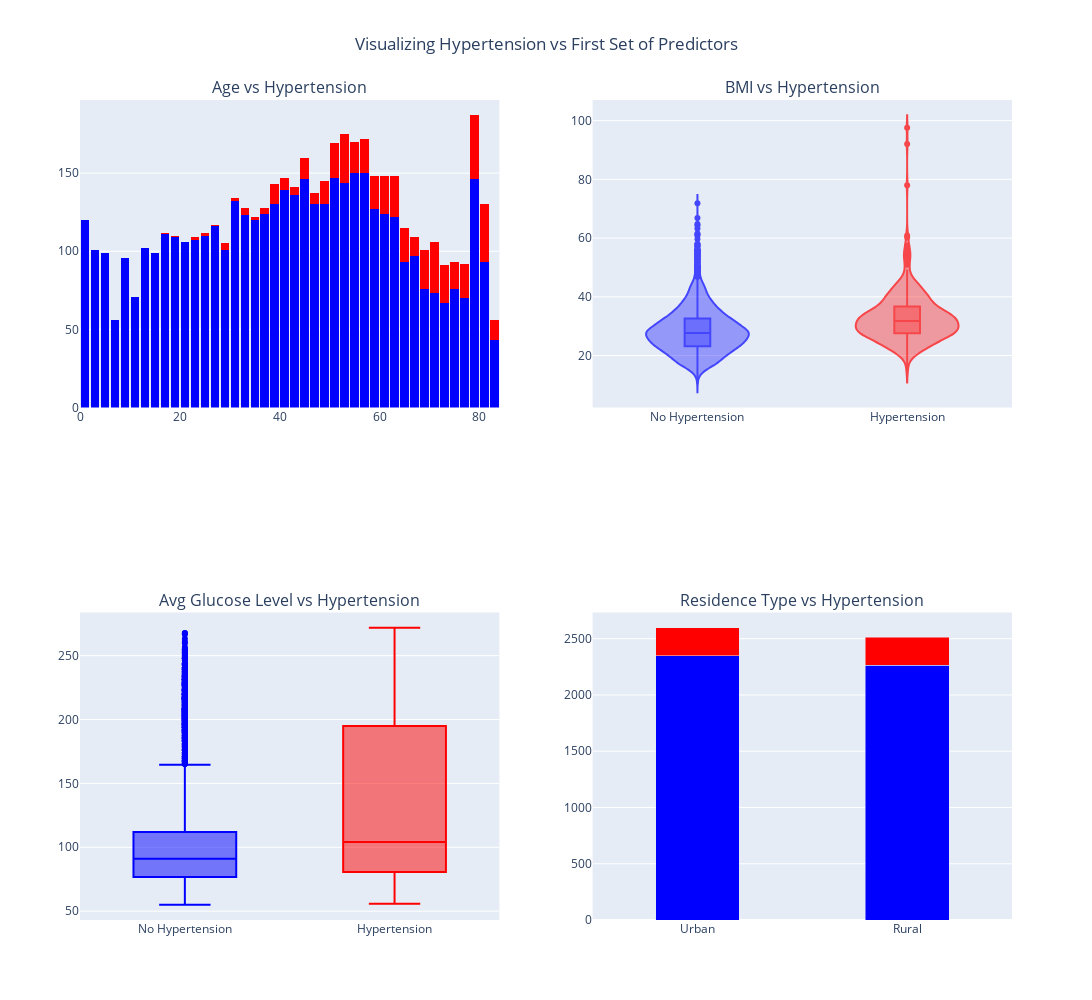

The notebook cell saved with this chart:
### Code cell
import plotly.graph_objects as go
from plotly.subplots import make_subplots

# Create subplots (4 rows, 2 columns)
fig2 = make_subplots(rows=2, cols=2, 
                     subplot_titles=("Age vs Hypertension", 
                                     "BMI vs Hypertension", 
                                     "Avg Glucose Level vs Hypertension", 
                                     "Residence Type vs Hypertension"), 
                     row_heights=[0.5, 0.5],
                     column_widths=[0.25, 0.25])

fig2.update_layout(
    title_text="Visualizing Hypertension vs First Set of Predictors", 
    height=1200,  # Increase height if necessary
    width=1000,   # Adjust width as needed
    showlegend=False,
    bargap=0.15, 
    barmode='stack',
    title_x=0.5
)

# ---- Plot 1: Age vs Hypertension (Histogram) ----
plot1 = go.Histogram(x=stroke_df[stroke_df['hypertension'] == 0]['age'], 
                            name="No Hypertension", marker_color='blue')
plot_1 = go.Histogram(x=stroke_df[stroke_df['hypertension'] == 1]['age'], 
                            name="Hypertension", marker_color='red')

fig2.add_trace(plot1, row=1, col=1)
fig2.add_trace(plot_1, row=1, col=1)

# ---- Plot 2: BMI vs Hypertension (Violin Plot) ----
plot2 = go.Violin(y=stroke_df[stroke_df['hypertension'] == 0]['bmi'], 
                      name="No Hypertension", marker_color='blue', box_visible=True, opacity=0.7)
plot_2 = go.Violin(y=stroke_df[stroke_df['hypertension'] == 1]['bmi'], 
                      name="Hypertension", marker_color='red', box_visible=True, opacity=0.7)

fig2.add_trace(plot2, row=1, col=2)
fig2.add_trace(plot_2, row=1, col=2)

# ---- Plot 3: Avg Glucose Level vs Hypertension (Box Plot) ----
plot3 = go.Box(y=stroke_df[stroke_df['hypertension'] == 0]['avg_glucose_level'], 
                      name="No Hypertension", marker_color='blue')
plot_3 = go.Box(y=stroke_df[stroke_df['hypertension'] == 1]['avg_glucose_level'], 
                      name="Hypertension", marker_color='red')

fig2.add_trace(plot3, row=2, col=1)
fig2.add_trace(plot_3, row=2, col=1)

# ---- Plot 4: Residence Type vs Hypertension (Bar Plot) ----
plot4 = go.Bar(x=stroke_df[stroke_df['hypertension'] == 0]['Residence_type'].value_counts().index,
                      y=stroke_df[stroke_df['hypertension'] == 0]['Residence_type'].value_counts(), 
                      name="No Hypertension", marker_color='blue', width=0.4)

plot_4 = go.Bar(x=stroke_df[stroke_df['hypertension'] == 1]['Residence_type'].value_counts().index,
                      y=stroke_df[stroke_df['hypertension'] == 1]['Residence_type'].value_counts(), 
                      name="Hypertension", marker_color='red', width=0.4)

fig2.add_trace(plot4, row=2, col=2)
fig2.add_trace(plot_4, row=2, col=2)

# ---- Update Layout for Second Set of Plots ----
fig2.update_layout(title_text="Visualizing Hypertension vs First Set of Predictors", height=1000, width=1200, 
                  showlegend=False,
                  bargap=0.15, # space between bars within a group
                  barmode='stack',  # to stack the bars for better visibility
                  title_x=0.5)  # center the title

# Show the second set of visualizations
fig2.show()

### Figure 1 — Plotly figure (JSON) as saved in the notebook; plotly's stock layout.template omitted (floating-point values rounded to 4 significant figures; data arrays with more than 128 entries replaced by an {"elided": "..."} marker saying what was removed)
{"data": [{"marker": {"color": "blue"}, "name": "No Hypertension", "type": "histogram", "x": {"elided": "4612 float values"}, "xaxis": "x", "yaxis": "y"}, {"marker": {"color": "red"}, "name": "Hypertension", "type": "histogram", "x": {"elided": "498 int values"}, "xaxis": "x", "yaxis": "y"}, {"box": {"visible": true}, "marker": {"color": "blue"}, "name": "No Hypertension", "opacity": 0.7, "type": "violin", "xaxis": "x2", "y": {"elided": "4612 float values"}, "yaxis": "y2"}, {"box": {"visible": true}, "marker": {"color": "red"}, "name": "Hypertension", "opacity": 0.7, "type": "violin", "xaxis": "x2", "y": {"elided": "498 float values"}, "yaxis": "y2"}, {"marker": {"color": "blue"}, "name": "No Hypertension", "type": "box", "xaxis": "x3", "y": {"elided": "4612 float values"}, "yaxis": "y3"}, {"marker": {"color": "red"}, "name": "Hypertension", "type": "box", "xaxis": "x3", "y": {"elided": "498 float values"}, "yaxis": "y3"}, {"marker": {"color": "blue"}, "name": "No Hypertension", "type": "bar", "width": 0.4, "x": ["Urban", "Rural"], "xaxis": "x4", "y": [2349, 2263], "yaxis": "y4"}, {"marker": {"color": "red"}, "name": "Hypertension", "type": "bar", "width": 0.4, "x": ["Rural", "Urban"], "xaxis": "x4", "y": [251, 247], "yaxis": "y4"}], "layout": {"annotations": [{"font": {"size": 16}, "showarrow": false, "text": "Age vs Hypertension", "x": 0.225, "xanchor": "center", "xref": "paper", "y": 1, "yanchor": "bottom", "yref": "paper"}, {"font": {"size": 16}, "showarrow": false, "text": "BMI vs Hypertension", "x": 0.775, "xanchor": "center", "xref": "paper", "y": 1, "yanchor": "bottom", "yref": "paper"}, {"font": {"size": 16}, "showarrow": false, "text": "Avg Glucose Level vs Hypertension", "x": 0.225, "xanchor": "center", "xref": "paper", "y": 0.375, "yanchor": "bottom", "yref": "paper"}, {"font": {"size": 16}, "showarrow": false, "text": "Residence Type vs Hypertension", "x": 0.775, "xanchor": "center", "xref": "paper", "y": 0.375, "yanchor": "bottom", "yref": "paper"}], "bargap": 0.15, "barmode": "stack", "height": 1000, "showlegend": false, "title": {"text": "Visualizing Hypertension vs First Set of Predictors", "x": 0.5}, "width": 1200, "xaxis": {"anchor": "y", "domain": [0, 0.45]}, "xaxis2": {"anchor": "y2", "domain": [0.55, 1]}, "xaxis3": {"anchor": "y3", "domain": [0, 0.45]}, "xaxis4": {"anchor": "y4", "domain": [0.55, 1]}, "yaxis": {"anchor": "x", "domain": [0.625, 1]}, "yaxis2": {"anchor": "x2", "domain": [0.625, 1]}, "yaxis3": {"anchor": "x3", "domain": [0, 0.375]}, "yaxis4": {"anchor": "x4", "domain": [0, 0.375]}}}
